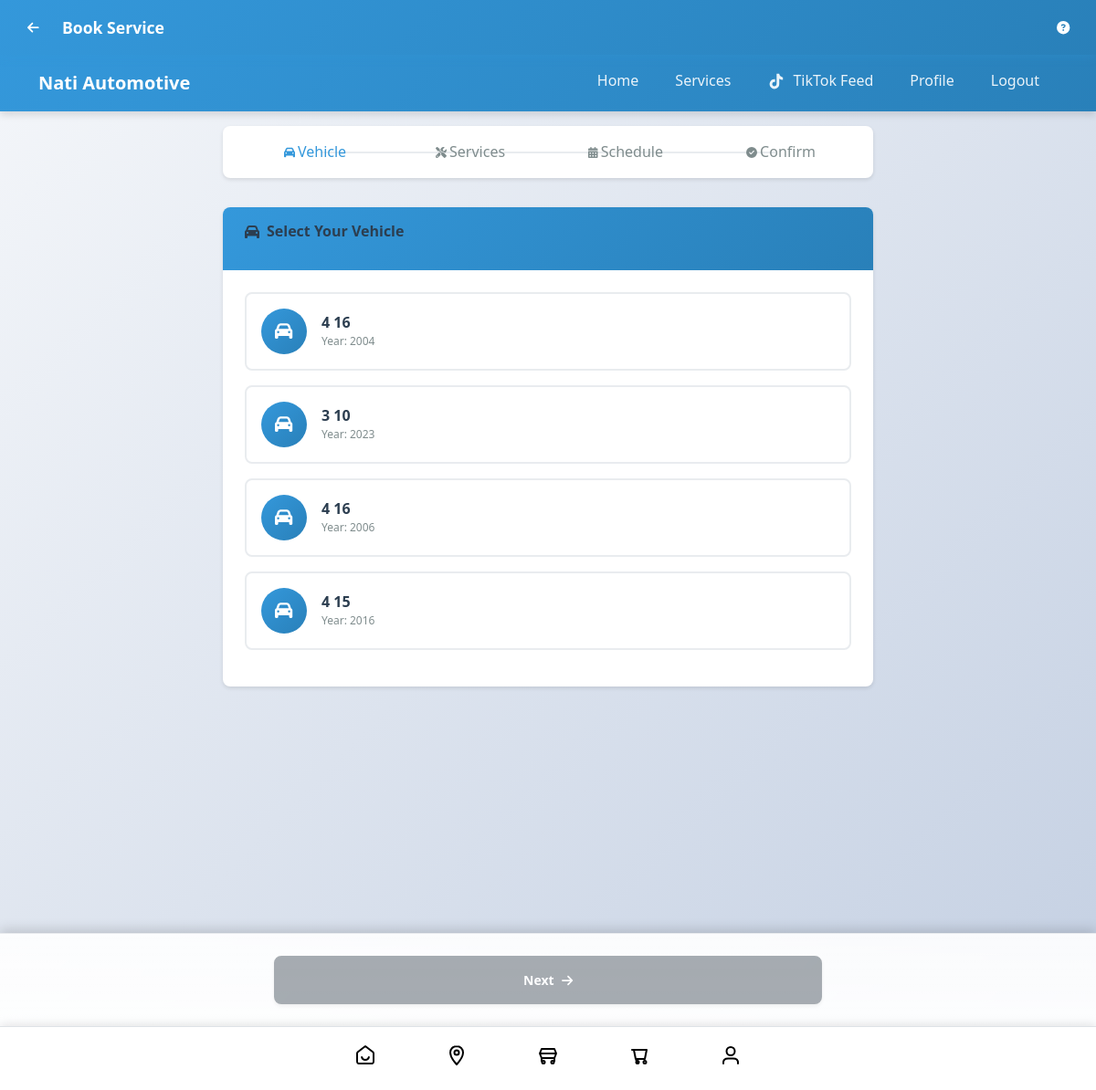
Screenshot of /order_service.php (signed in) with the database file from the repository.
### tables this page shows
CREATE TABLE `tbl_info` (
  `id` int(11) NOT NULL,
  `userid` int(11) DEFAULT NULL,
  `car_brand` varchar(100) DEFAULT NULL,
  `car_year` varchar(10) DEFAULT NULL,
  `car_model` varchar(100) DEFAULT NULL,
  `plate_number` varchar(20) DEFAULT NULL,
  `trailer_number` varchar(20) DEFAULT NULL,
  `service_date` varchar(20) DEFAULT NULL,
  `mile_age` varchar(20) DEFAULT NULL,
  `oil_change` varchar(20) DEFAULT NULL,
  `insurance` varchar(10) DEFAULT NULL,
  `bolo` varchar(10) DEFAULT NULL,
  `rd_wegen` varchar(10) DEFAULT NULL,
  `yemenged_fend` varchar(10) DEFAULT NULL,
  `img_name1` varchar(255) DEFAULT NULL,
  `img_name2` varchar(255) DEFAULT NULL,
  `img_name3` varchar(255) DEFAULT NULL,
  `created_at` timestamp NOT NULL DEFAULT current_timestamp(),
  `image1` varchar(255) DEFAULT NULL,
  `image2` varchar(255) DEFAULT NULL,
  `image3` varchar(255) DEFAULT NULL,
  `oil_change_date` date DEFAULT NULL,
  `insurance_date` date DEFAULT NULL,
  `bolo_date` date DEFAULT NULL,
  `rd_wegen_date` date DEFAULT NULL,
  `yemenged_fend_date` date DEFAULT NULL
);

### order_service.php (the view, shortened to what this page needs)
<?php
include 'header.php';
include("db_conn.php");
$user_id = $_SESSION['id'];
?>
<!DOCTYPE html>
<html lang="en">
<head>
    <link rel="stylesheet" href="assets/css/bootstrap.min.css">
    <link rel="stylesheet" href="assets/css/bottom-nav-universal.css">
    <link rel="stylesheet" href="assets/css/service_order.css">
    <link rel="stylesheet" href="https://cdnjs.cloudflare.com/ajax/libs/font-awesome/6.5.1/css/all.min.css">
    <link rel="stylesheet" href="https://cdn.jsdelivr.net/npm/flatpickr/dist/flatpickr.min.css">
</head>
<body>
    <header class="mobile-header">
        <div class="header-left">
            <button class="back-btn" onclick="window.history.back()">
                <i class="fas fa-arrow-left"></i>
            </button>
            <div class="header-title">
                <h1>Book Service</h1>
            </div>
        </div>
        <div class="header-right">
            <button class="help-btn" onclick="showHelp()">
                <i class="fas fa-question-circle"></i>
            </button>
        </div>
    </header>
    <div class="site-content">
        <div class="container">
            <div class="progress-steps">
                <div class="step-item active" data-step="1">
                        <i class="fas fa-car"></i>
                    <span>Vehicle</span>
                    </div>
                <div class="step-item" data-step="2">
                        <i class="fas fa-tools"></i>
                    <span>Services</span>
                    </div>
                <div class="step-item" data-step="3">
                        <i class="fas fa-calendar-alt"></i>
                    <span>Schedule</span>
                    </div>
                <div class="step-item" data-step="4">
                        <i class="fas fa-check-circle"></i>
                    <span>Confirm</span>
                </div>
            </div>
            <form id="service-booking-form" method="POST">
                <div class="booking-step active" id="step-1">
                        <div class="card">
                        <div class="card-header">
                            <h5 class="card-title">
                                <i class="fas fa-car"></i>
                                Select Your Vehicle
                            </h5>
                        </div>
                            <div class="card-body">
                                    <?php
                                    $cars_query = "SELECT id, car_brand, car_model, car_year FROM tbl_info WHERE userid = ?";
                                    $stmt = $conn->prepare($cars_query);
                                    $stmt->bind_param("i", $user_id);
                                    $stmt->execute();
                                    $cars_result = $stmt->get_result();
                                    if ($cars_result->num_rows > 0):
                                    ?>
                            <div class="vehicle-selector">
                                            <?php while ($car = $cars_result->fetch_assoc()): ?>
                                <div class="vehicle-option" onclick="selectVehicle(<?php echo $car['id']; ?>)" data-vehicle-id="<?php echo $car['id']; ?>">
                                    <div class="vehicle-info">
                                        <div class="vehicle-icon">
                                            <i class="fas fa-car"></i>
                                        </div>
                                        <div class="vehicle-details">
                                            <h6><?php echo htmlspecialchars($car['car_brand'] . ' ' . $car['car_model']); ?></h6>
                                            <small class="text-muted">Year: <?php echo htmlspecialchars($car['car_year']); ?></small>
                                        </div>
                                    </div>
                                </div>
                                            <?php endwhile; ?>
                            </div>
                                    <?php endif; ?>
                        </div>
                    </div>
                </div>
            </form>
                                </div>
        <div class="navigation-buttons">
            <div class="btn-container">
                <button type="button" class="btn btn-next" onclick="nextStep()" disabled>
                    Next <i class="fas fa-arrow-right"></i>
                </button>
                                </div>
                                </div>
    </div>
    <?php include 'partial-front/bottom_nav.php'; ?>
</body>
</html>

### assets/css/style.css (style rules this page uses)
:root { --primary-color: #007bff; --primary-dark: #0056b3; --primary-light: #66b3ff; --secondary-color: #6c757d; --success-color: #28a745; --danger-color: #dc3545; --warning-color: #ffc107; --info-color: #17a2b8; --dark-color: #343a40; --light-color: #f8f9fa; --white: #ffffff; --black: #000000; --font-family-base: 'Segoe UI', Tahoma, Geneva, Verdana, sans-serif; --font-family-heading: 'Arial', sans-serif; --font-size-base: 16px; --font-size-sm: 14px; --font-size-lg: 18px; --line-height-base: 1.6; --spacing-xs: 0.25rem; --spacing-sm: 0.5rem; --spacing-md: 1rem; --spacing-lg: 1.5rem; --spacing-xl: 3rem; --border-radius: 0.375rem; --border-radius-sm: 0.25rem; --border-radius-lg: 0.5rem; --border-width: 1px; --shadow-sm: 0 1px 3px rgba(0, 0, 0, 0.12); --shadow-md: 0 4px 6px rgba(0, 0, 0, 0.15); --shadow-lg: 0 10px 25px rgba(0, 0, 0, 0.2); --transition-fast: 0.15s ease; --transition-base: 0.3s ease; --transition-slow: 0.5s ease; --z-dropdown: 1000; --z-sticky: 1020; --z-fixed: 1030; --z-modal: 1040; --z-popover: 1050; --z-tooltip: 1060; }
* { box-sizing: border-box; }
html { scroll-behavior: smooth; -webkit-text-size-adjust: 100%; }
body { font-family: var(--font-family-base); font-size: var(--font-size-base); line-height: var(--line-height-base); color: var(--dark-color); background-color: var(--white); margin: 0; padding: 0; -webkit-font-smoothing: antialiased; -moz-osx-font-smoothing: grayscale; }
h1, h2, h3, h4, h5, h6 { font-family: var(--font-family-heading); font-weight: 600; line-height: 1.2; margin-top: 0; margin-bottom: var(--spacing-md); color: var(--dark-color); }
h1 { font-size: 2.5rem; }
h5 { font-size: 1.25rem; }
h6 { font-size: 1rem; }
.container { max-width: 1200px; margin: 0 auto; padding: 0 var(--spacing-md); }
.btn { display: inline-block; padding: 12px 24px; font-size: var(--font-size-base); font-weight: 500; line-height: 1.5; text-align: center; text-decoration: none; vertical-align: middle; cursor: pointer; border: var(--border-width) solid transparent; border-radius: var(--border-radius); transition: all var(--transition-base); user-select: none; }
.card { background: var(--white); border-radius: var(--border-radius-lg); box-shadow: var(--shadow-sm); border: 1px solid rgba(0, 0, 0, 0.05); overflow: hidden; transition: all var(--transition-base); }
.card-header { padding: var(--spacing-lg); background: var(--light-color); border-bottom: 1px solid rgba(0, 0, 0, 0.05); }
.card-body { padding: var(--spacing-lg); }
.text-muted { color: var(--secondary-color) !important; }

### assets/css/bottom-nav-universal.css (style rules this page uses)
:root { --bottom-nav-height-desktop: 70px; --bottom-nav-height-tablet: 80px; --bottom-nav-height-mobile: 90px; --bottom-nav-height-small: 95px; }
.site-content { padding-bottom: var(--bottom-nav-height-desktop); min-height: calc(100vh - var(--bottom-nav-height-desktop)); position: relative; }
body { font-family: 'Segoe UI', Tahoma, Geneva, Verdana, sans-serif; line-height: 1.6; color: #222222; }
h1, h2, h3, h4, h5, h6 { font-family: inherit; font-weight: 600; line-height: 1.3; color: #333333; }
h1 { font-size: 2.5rem; }
h5 { font-size: 1.25rem; }
h6 { font-size: 1rem; }
p, span, div { font-size: 1rem; line-height: 1.6; }
small { font-size: 0.875rem; }
.btn, button, [type="button"], [type="submit"] { font-family: inherit; font-size: 0.9rem; font-weight: 600; border-radius: 0.375rem; transition: all 0.3s ease; }
.card, .service-card, .product-card { border-radius: 0.5rem; box-shadow: 0 2px 4px rgba(0, 0, 0, 0.1); transition: all 0.3s ease; }

### rows the page displays
tbl_info: car_brand+car_model "4 16", car_year "2004"
tbl_info: car_brand+car_model "3 10", car_year "2023"
tbl_info: car_brand+car_model "4 16", car_year "2006"
tbl_info: car_brand+car_model "4 15", car_year "2016"
